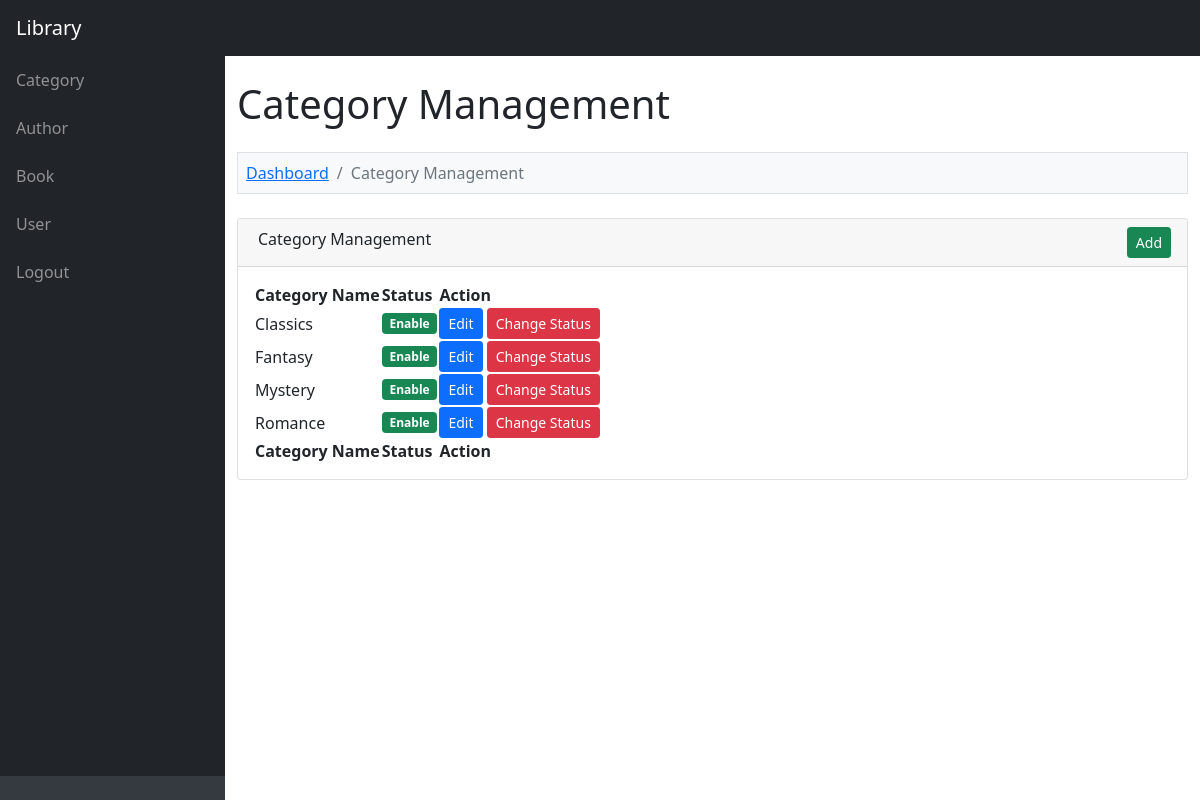
The app's page /admin/category.php (signed in) with its own data.
### tables this page shows
CREATE TABLE `category` (
  `category_id` int(11) NOT NULL,
  `category_name` varchar(200) NOT NULL,
  `category_status` enum('Enable','Disable') NOT NULL
);

### function.php (called while the page is built, shortened)
<?php
function convert_data($string, $action = 'encrypt')
{
	$encrypt_method = "AES-256-CBC";
	$secret_key = 'AA74CDCC2BBRT935136HH7B63C27';
	$secret_iv = '5fgf5HJ5g27';
	$key = hash('sha256', $secret_key);
	$iv = substr(hash('sha256', $secret_iv), 0, 16);
	if ($action == 'encrypt')
	{
		$output = openssl_encrypt($string, $encrypt_method, $key, 0, $iv);
	    $output = base64_encode($output);
	}
	else if ($action == 'decrypt')
	{
		$output = openssl_decrypt(base64_decode($string), $encrypt_method, $key, 0, $iv);
	}
	return $output;
}
?>

### admin/category.php (the view, shortened to what this page needs)
<?php
include '../database_connection.php';
include '../function.php';
$error = '';
$query = "
SELECT * FROM category
    ORDER BY category_name ASC
";
$statement = $connect->prepare($query);
$statement->execute();
include '../header.php';
?>
<div class="container-fluid py-4" style="min-height: 700px;">
	<h1>Category Management</h1>
	<?php
	if(isset($_GET['action']))
	{
		if($_GET['action'] == 'add')
		{
	?>
	<ol class="breadcrumb mt-4 mb-4 bg-light p-2 border">
		<li class="breadcrumb-item"><a href="index.php">Dashboard</a></li>
		<li class="breadcrumb-item"><a href="category.php">Category Management</a></li>
		<li class="breadcrumb-item active">Add Category</li>
	</ol>
	<div class="row">
		<div class="col-md-6">
			<?php
			if($error != '')
			{
				echo '<div class="alert alert-danger alert-dismissible fade show" role="alert"><ul class="list-unstyled">'.$error.'</ul> <button type="button" class="btn-close" data-bs-dismiss="alert" aria-label="Close"></button></div>';
			}
			?>
			<div class="card mb-4">
				<div class="card-header">
					<i class="fas fa-user-plus"></i> Add New Category
                </div>
                <div class="card-body">
                	<form method="POST">
                		<div class="mb-3">
                			<label class="form-label">Category Name</label>
                			<input type="text" name="category_name" id="category_name" class="form-control" />
                		</div>
                		<div class="mt-4 mb-0">
                			<input type="submit" name="add_category" value="Add" class="btn btn-success" />
                		</div>
                	</form>
                </div>
            </div>
		</div>
	</div>
	<?php
		}
		else if($_GET["action"] == 'edit')
		{
			$category_id = convert_data($_GET["code"],'decrypt');
			if($category_id > 0)
			{
				$query = "
				SELECT * FROM category
                WHERE category_id = '$category_id'
				";
				$category_result = $connect->query($query);
				foreach($category_result as $category_row)
				{
				?>
	<ol class="breadcrumb mt-4 mb-4 bg-light p-2 border">
		<li class="breadcrumb-item"><a href="index.php">Dashboard</a></li>
		<li class="breadcrumb-item"><a href="category.php">Category Management</a></li>
		<li class="breadcrumb-item active">Edit Category</li>
	</ol>
	<div class="row">
		<div class="col-md-6">
			<div class="card mb-4">
				<div class="card-header">
					<i class="fas fa-user-edit"></i> Edit Category Details
				</div>
				<div class="card-body">
					<form method="post">
						<div class="mb-3">
							<label class="form-label">Category Name</label>
							<input type="text" name="category_name" id="category_name" class="form-control" value="<?php echo $category_row['category_name']; ?>" />
						</div>
						<div class="mt-4 mb-0">
							<input type="hidden" name="category_id" value="<?php echo $_GET['code']; ?>" />
							<input type="submit" name="edit_category" class="btn btn-primary" value="Edit" />
						</div>
					</form>
				</div>
			</div>
		</div>
	</div>
				<?php
				}
			}
		}
	}
	else
	{
	?>
	<ol class="breadcrumb mt-4 mb-4 bg-light p-2 border">
		<li class="breadcrumb-item"><a href="index.php">Dashboard</a></li>
		<li class="breadcrumb-item active">Category Management</li>
	</ol>
	<div class="card mb-4">
		<div class="card-header">
			<div class="row">
				<div class="col col-md-6">
					<i class="fas fa-table me-1"></i> Category Management
				</div>
				<div class="col col-md-6" align="right">
					<a href="category.php?action=add" class="btn btn-success btn-sm">Add</a>
				</div>
			</div>
		</div>
		<div class="card-body">
			<table id="datatablesSimple">
				<thead>
					<tr>
						<th>Category Name</th>
						<th>Status</th>
						<th>Action</th>
					</tr>
				</thead>
				<tfoot>
					<tr>
						<th>Category Name</th>
						<th>Status</th>
						<th>Action</th>
					</tr>
				</tfoot>
				<tbody>
				<?php
				if($statement->rowCount() > 0)
				{
					foreach($statement->fetchAll() as $row)
					{
						$category_status = '';
						if($row['category_status'] == 'Enable')
						{
							$category_status = '<div class="badge bg-success">Enable</div>';
						}
						else
						{
							$category_status = '<div class="badge bg-danger">Disable</div>';
						}
						echo '
						<tr>
							<td>'.$row["category_name"].'</td>
							<td>'.$category_status.'</td>
							<td>
								<a href="category.php?action=edit&code='.convert_data($row["category_id"]).'" class="btn btn-sm btn-primary">Edit</a>
								<button name="delete_button" class="btn btn-danger btn-sm" onclick="delete_data(`'.$row["category_id"].'`, `'.$row["category_status"].'`)">Change Status</button>
							</td>
						</tr>
						';
					}
				}
				else
				{
					echo '
					<tr>
						<td colspan="4" class="text-center">No Data Found</td>
					</tr>
					';
				}
				?>
				</tbody>
			</table>
		</div>
	</div>
	<?php
	}
	?>
</div>

### records on screen
category: category_name "Classics", category_status "Enable"
category: category_name "Fantasy", category_status "Enable"
category: category_name "Mystery", category_status "Enable"
category: category_name "Romance", category_status "Enable"
